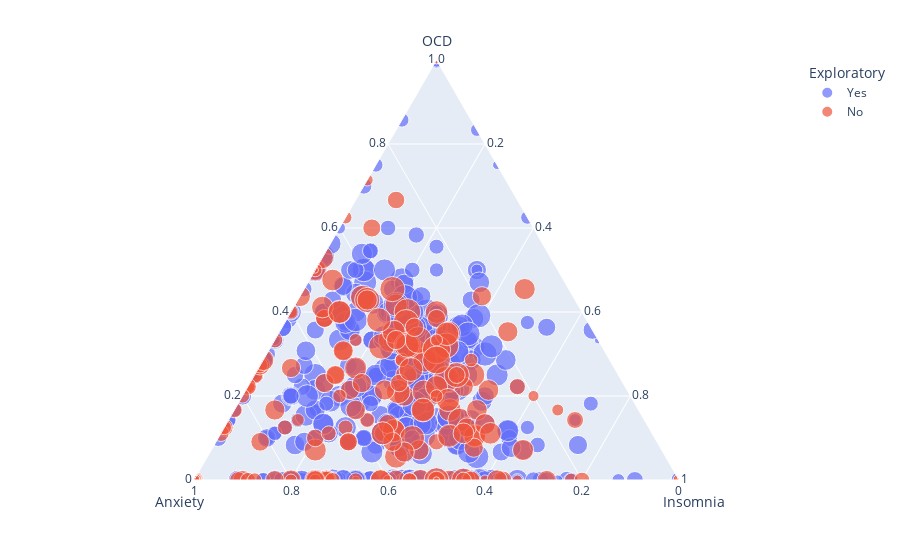

Here is the notebook cell this chart was saved with:
### Markdown cell above
### Ternary Plots

The ternary plot is really cool and deserves to be featured. Generally, this plot is going to show you the ratio between 3 different variables. I tried to do it justice with this dataset [(I challenge you to consider integrating one in your Dash)](https://plotly.com/python/ternary-plots/) - while utilizing one of the new fields I created earlier. The mental health severity field dictates how big the bubbles are. 

The bubbles are colored based on whether or not the person surveyed likes to explore new genres, or not.  Though there is a lot of overlap, you can zoom in to clarify any detail of the plot you want.

### Code cell
fig = px.scatter_ternary(musicdf, a="OCD", b="Anxiety", c="Insomnia", color="Exploratory", size="Mental health severity", size_max=20)
fig.show()

### Figure 1 — Plotly figure (JSON) as saved in the notebook; plotly's stock layout.template omitted (floating-point values rounded to 4 significant figures; data arrays with more than 128 entries replaced by an {"elided": "..."} marker saying what was removed)
{"data": [{"a": {"elided": "525 float values"}, "b": {"elided": "525 float values"}, "c": {"elided": "525 float values"}, "hovertemplate": "Exploratory=Yes<br>OCD=%{a}<br>Anxiety=%{b}<br>Insomnia=%{c}<br>Mental health severity=%{marker.size}<extra></extra>", "legendgroup": "Yes", "marker": {"color": "#636efa", "size": {"elided": "525 float values"}, "sizemode": "area", "sizeref": 0.0975, "symbol": "circle"}, "mode": "markers", "name": "Yes", "showlegend": true, "subplot": "ternary", "type": "scatterternary"}, {"a": {"elided": "211 int values"}, "b": {"elided": "211 int values"}, "c": {"elided": "211 int values"}, "hovertemplate": "Exploratory=No<br>OCD=%{a}<br>Anxiety=%{b}<br>Insomnia=%{c}<br>Mental health severity=%{marker.size}<extra></extra>", "legendgroup": "No", "marker": {"color": "#EF553B", "size": {"elided": "211 int values"}, "sizemode": "area", "sizeref": 0.0975, "symbol": "circle"}, "mode": "markers", "name": "No", "showlegend": true, "subplot": "ternary", "type": "scatterternary"}], "layout": {"legend": {"itemsizing": "constant", "title": {"text": "Exploratory"}, "tracegroupgap": 0}, "margin": {"t": 60}, "ternary": {"aaxis": {"title": {"text": "OCD"}}, "baxis": {"title": {"text": "Anxiety"}}, "caxis": {"title": {"text": "Insomnia"}}, "domain": {"x": [0, 1], "y": [0, 1]}}}}
